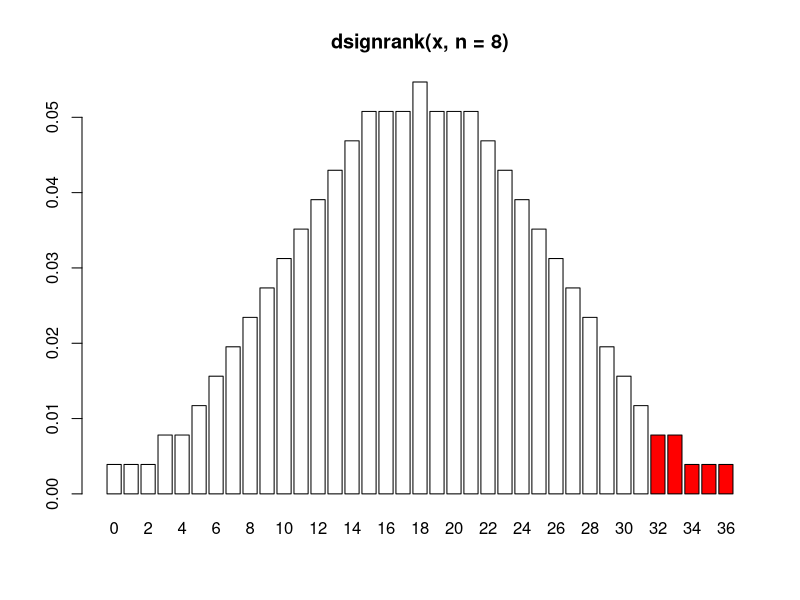
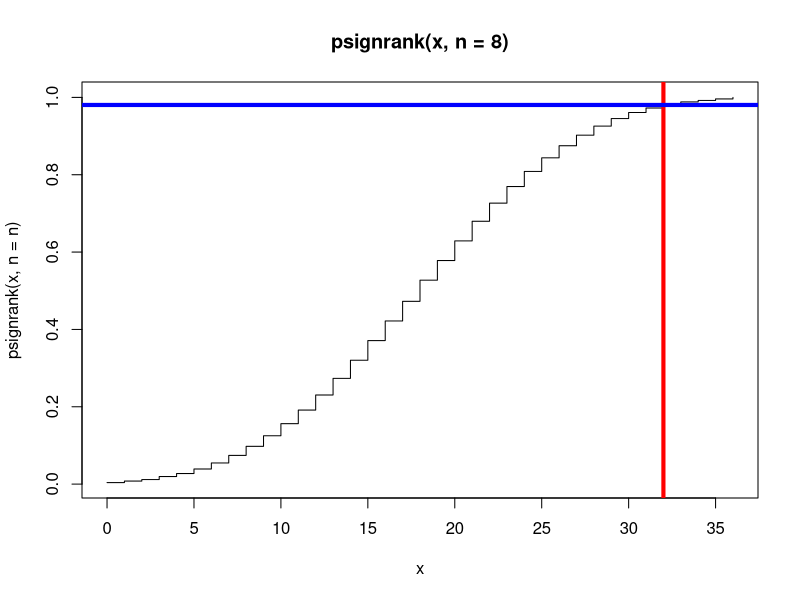
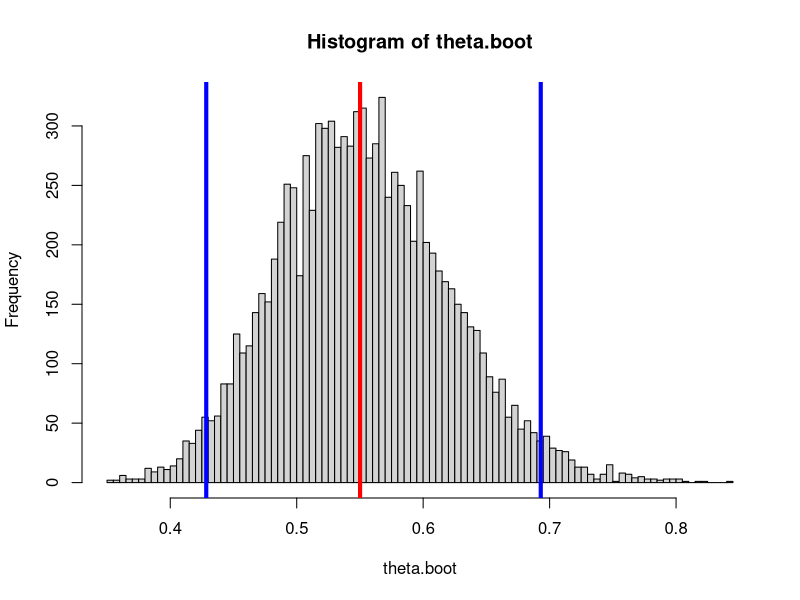

Reproduce these figures in R, in order.
## ---- chunk 1
knitr::opts_chunk$set(echo = TRUE)
## ---- chunk 2
school = c(82,69,73,43,58,56,76,65)
home = c(63,42,74,37,51,43,80,62)
## ---- chunk 3
response = school - home
response
## ---- chunk 4
wplus = sum((response>0)*rank(abs(response)))
wplus
## ---- chunk 5
n = length(response)
w = sum(sign(response)*rank(abs(response)))
wplus = 0.5*w + n*(n+1)/4
wplus
## ---- chunk 6
x = seq(0,n*(n+1)/2,1)
colors = rep("white",length(x))
colors[x >= wplus] = "red"
barplot(dsignrank(x,n),names.arg = x,main = paste0("dsignrank(x, n = ", n, ")"),col = colors)
## ---- chunk 7
plot(x,psignrank(x, n = n),type = "s",main = paste0("psignrank(x, n = ", n, ")"))
abline(v=wplus,col = "red",lwd = 4)
abline(h=psignrank(wplus,n),col = "blue",lwd = 4)
## ---- chunk 8
pvalue = 1-psignrank(wplus-1,n,lower.tail = TRUE)
pvalue
## ---- chunk 9
wilcox.test(response,alternative="greater")
## ---- chunk 10
labels = c("nattacks","nsubjects")
aspirin = c(104,11037)
placebo = c(189,11034)
data = data.frame(aspirin,placebo)
rownames(data) = labels
data
## ---- chunk 11
rate = function(v) v[1]/v[2]
theta.hat = rate(data$aspirin)/rate(data$placebo)
theta.hat
## ---- chunk 12
population.one = c( rep(1,data["nattacks","aspirin"]), 
                    rep(0,data["nsubjects","aspirin"]-data["nattacks","aspirin"]) )
population.two = c( rep(1,data["nattacks","placebo"]), 
                    rep(0,data["nsubjects","placebo"]-data["nattacks","placebo"]) )

draw.bootstrap.sample = function() {
  boot.pop.one = sample(population.one,replace = TRUE)
  boot.pop.two = sample(population.two,replace = TRUE)
  rate.one = sum(boot.pop.one)/length(boot.pop.one)
  rate.two = sum(boot.pop.two)/length(boot.pop.two)
  return(rate.one/rate.two)
}
## ---- chunk 13
nrep = 10000
theta.boot = replicate(nrep,draw.bootstrap.sample())
hist(theta.boot,breaks=100)

# sample estimate
abline(v=theta.hat,col = "red",lwd = 4)

# bootstrap confidence interval
confidence.lower = sort(theta.boot)[nrep*.025]
confidence.upper = sort(theta.boot)[nrep*.975]
abline(v=c(confidence.lower,confidence.upper),col = "blue",lwd = 4)
